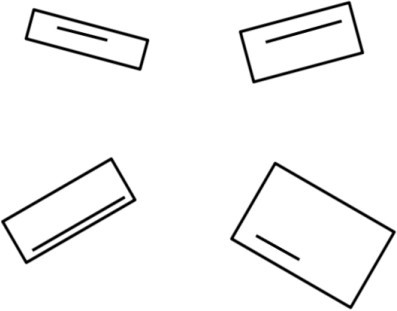
#> input picture task.jpg, 397 x 311 px
$ python rectangle_numbering.py
#> lines starting #> are read from the running program, lines starting #| are printed output that depends on the picture; after the words box and inside, x2 and y2 are one past the last pixel; in counts of white or black regions, pixels touching at a corner belong together
import cv2
import numpy as np
import os
import imutils


def is_contour_bad(c):
	# approximate the contour
	peri = cv2.arcLength(c, True)
	approx = cv2.approxPolyDP(c, 0.02 * peri, True)
	# the contour is 'bad' if it is not a rectangle
	return not len(approx) == 4

def load_image(img_name):
#> called with img_name = 'task.jpg'
    image = cv2.imread(img_name)
#> image is the input picture: shape (311, 397, 3); min 0, max 255, mean 244.5
    gray = cv2.cvtColor(image, cv2.COLOR_BGR2GRAY)
    return image,gray

def save_img(img,name=None):
    if name is None:
        cv2.imwrite('result.jpg',img)
    else:
        cv2.imwrite(f'{name}',img)


def find_contour(image, gray):
    edged = cv2.Canny(gray, 50, 100)
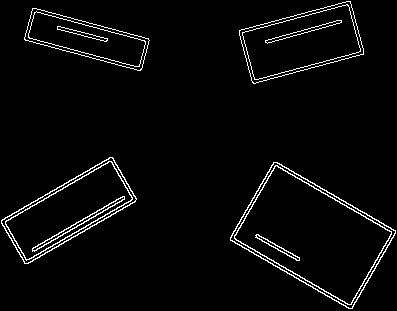
#> edged: shape (311, 397); 3.3% white in thin lines or dots
    cnts = cv2.findContours(edged.copy(), cv2.RETR_LIST, cv2.CHAIN_APPROX_SIMPLE)
#> cnts = 24 contours; largest, box (x1, y1, x2, y2) and area: (230, 162, 396, 309) 12765, (230, 162, 396, 309) 12541, (234, 165, 392, 305) 11436, (234, 165, 392, 305) 11222, (1, 157, 137, 264) 6544
    cnts = imutils.grab_contours(cnts)


    return cnts


def main():
    image , gray = load_image('task.jpg')
    cnts= find_contour(image,gray)
    mask = np.ones(image.shape[:2], dtype="uint8") * 255
    # loop over the contours
    for c in cnts:
    # if the contour is bad, draw it on the mask
        if is_contour_bad(c):
            cv2.drawContours(mask, [c], -1, 0, -1)
#> this loop made 24 passes
#> (peri in is_contour_bad, approx in is_contour_bad) on passes 1 to 12: (108.7, [[256, 235], [299, 259]]), (113.3, [[255, 235], [299, 260], [292, 253]]), (229.3, [[124, 197], [32, 249]]), (233.9, [[124, 196], [32, 251]]), (464.9, [[276, 165], [391, 232], [350, 304], [234, 237]]), (467.2, [[275, 165], [234, 238], [351, 304], [391, 231]]), (489.6, [[274, 162], [395, 231], [351, 308], [230, 239]]), (492, [[273, 162], [230, 240], [352, 308], [395, 230]]), (353.3, [[110, 161], [132, 198], [26, 259], [5, 222]]), (356.5, [[111, 161], [5, 221], [26, 260], [132, 199]]), (378.3, [[111, 157], [136, 199], [25, 263], [1, 221]]), (380.7, [[112, 157], [1, 220], [24, 263], [135, 201]])
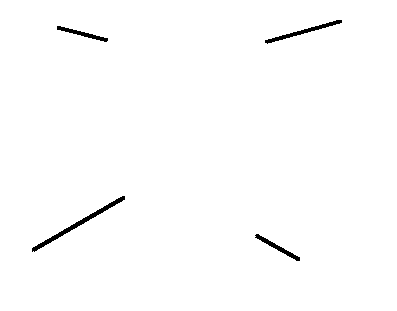
#> mask: shape (311, 397); 99% white; 4 black regions, box (x1, y1, x2, y2) and area: (32, 196, 125, 252) 463, (265, 20, 342, 44) 305, (255, 234, 300, 261) 215, (57, 26, 108, 42) 206
    save_img(mask,name='mask.jpg')
    img, gry = load_image('mask.jpg')
    os.remove('mask.jpg')

    edges = cv2.Canny(gry, 50, 100, apertureSize=3)
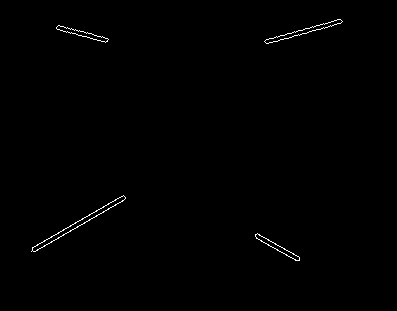
#> edges: shape (311, 397); 0.47% white in thin lines or dots, all inside (x1, y1, x2, y2) = (31, 19, 343, 261)
    base = cv2.HoughLinesP(edges, 1, np.pi / 180, 40, minLineLength=1, maxLineGap=6)
#> base = [[32, 247, 123, 195], [34, 251, 124, 199], [267, 43, 341, 22], [57, 29, 105, 42], [256, 238, 297, 260], [266, 39, 340, 19]]
    pixel_array = []
    co_ord = []
    pixel_length = 0
    if base is not None:
        for line in base:
            x1, y1, x2, y2 = line[0]
            pixel_length = np.abs(x2 - x1)
            pixel_array.append(pixel_length)
            co_ord.append({'x1' : x1,'y1':y1,'len' : pixel_length})
#> this loop made 6 passes
#> (x1, y1, x2, y2, pixel_length) on passes 1 to 6: (32, 247, 123, 195, 91), (34, 251, 124, 199, 90), (267, 43, 341, 22, 74), (57, 29, 105, 42, 48), (256, 238, 297, 260, 41), (266, 39, 340, 19, 74)
#> after the loop, co_ord = 6 items; pixel_array = [91, 90, 74, 48, 41, 74]

    pixel_array.sort()
    co_ord.pop(-1)
    co = list(set(pixel_array))
#> co = [41, 74, 48, 90, 91]
    co.sort()
    co.pop(-1)
    for num,i in enumerate(co):
        for j in co_ord:
            if i == j['len']:
                cv2.putText(image, f"{num+1}", (j['x1']+10,j['y1']+55), cv2.FONT_HERSHEY_SIMPLEX, 1.0, (0, 0, 0), 1)
#> this loop made 4 passes
#> i on passes 1 to 4: 41, 48, 74, 90
                    # print(j['x1'])
    save_img( image, name = "rectangle_numbering.jpg")


if '__main__' == __name__:
    main()
